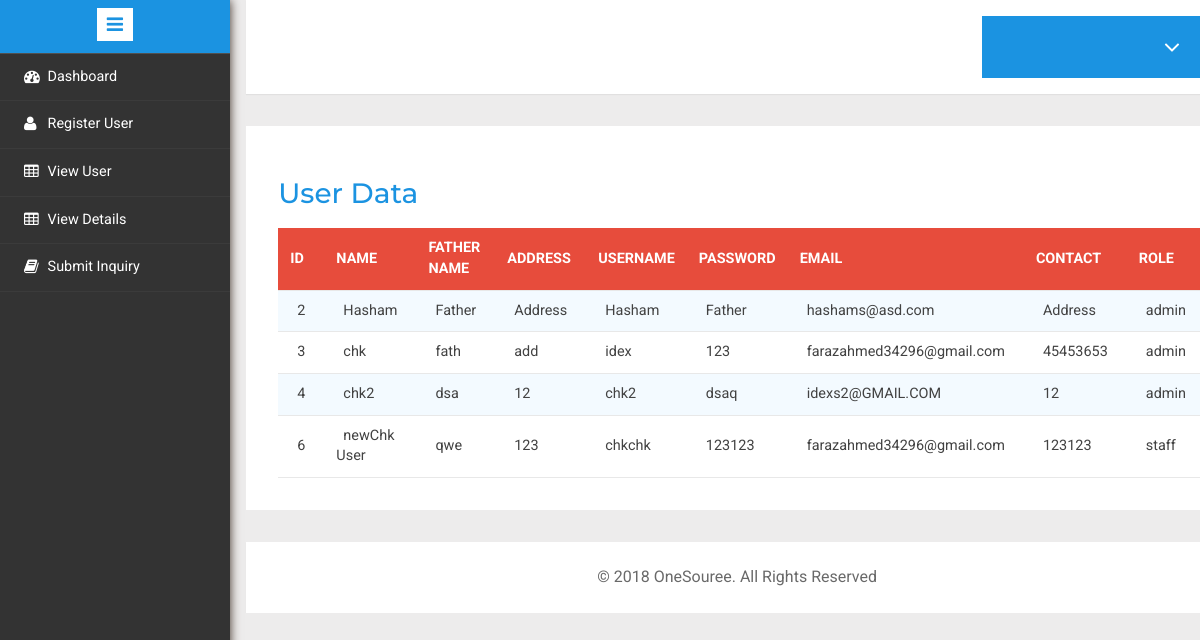
The app's page /viewUser.php with its own data.
### tables this page shows
CREATE TABLE `users` (
  `u_id` int(11) NOT NULL,
  `name` varchar(255) DEFAULT NULL,
  `fatherName` varchar(255) DEFAULT NULL,
  `address` varchar(255) DEFAULT NULL,
  `username` varchar(255) DEFAULT NULL,
  `pass` varchar(255) DEFAULT NULL,
  `email` varchar(255) DEFAULT NULL,
  `contact` varchar(255) DEFAULT NULL,
  `role` varchar(255) DEFAULT NULL,
  `url` varchar(255) NOT NULL
);

### viewUser.php (the view, shortened to what this page needs)
<!DOCTYPE HTML>
<html>
<head>
<link href="css/bootstrap.min.css" rel='stylesheet' type='text/css' />
<link href="css/style.css" rel='stylesheet' type='text/css' />
<link rel="stylesheet" href="css/morris.css" type="text/css"/>
<link href="css/font-awesome.css" rel="stylesheet">
<link rel="stylesheet" type="text/css" href="css/table-style.css" />
<link rel="stylesheet" type="text/css" href="css/basictable.css" />
<link rel="stylesheet" href="css/icon-font.min.css" type='text/css' />
</head>
<body>
   <div class="page-container">
<div class="left-content">
	   <div class="mother-grid-inner">
				<div class="header-main">
						<div class="profile_details w3l" style="float:right">
								<ul>
									<li class="dropdown profile_details_drop">
										<a href="#" class="dropdown-toggle" data-toggle="dropdown" aria-expanded="false">
											<div class="profile_img">
												<i class="fa fa-angle-down"></i>
												<div class="clearfix"></div>
											</div>
										</a>
									</li>
								</ul>
							</div>
				     <div class="clearfix"> </div>
				</div>
<div class="agile-grids">
				<div class="agile-tables">
					<div class="w3l-table-info w3l-table-hover">
					  <h2>User Data</h2>
                            <table id="table" class="table-hover">
						<thead>
						  <tr>
							<th>ID</th>
                            <th>Name</th>
                            <th>Father Name</th>
                            <th>Address</th>
							<th>Username</th>
							<th>Password</th>
							<th>Email</th>
							<th>Contact</th>
                            <th>Role</th>
						  </tr>
						</thead>
						<tbody>
<?php
include ('backend/DBConfig.php');
$q = mysqli_query($con,"select * from users where role!='guest'");
while($rows = mysqli_fetch_array($q))
{
    ?>
                                        <tr >
                                            <td><?php echo $rows['u_id']?></td>
                                            <td><?php echo $rows['name']?></td>
                                            <td><?php echo $rows['fatherName']?></td>
                                            <td><?php echo $rows['address']?></td>
                                            <td><?php echo $rows['username']?></td>
                                            <td><?php echo $rows['pass']?></td>
                                            <td><?php echo $rows['email']?></td>
                                            <td><?php echo $rows['contact']?></td>
                                            <td><?php echo $rows['role']?></td>
                                        </tr>
                                        <?php
}
    ?>
						</tbody>
					  </table>
					</div>
			</div>
<?php
include 'footerCopyright.php';
?>
</div>
</div>
				<div class="sidebar-menu">
					<header class="logo1">
						<a href="#" class="sidebar-icon"> <span class="fa fa-bars"></span> </a>
					</header>
                           <div class="menu">
									<ul id="menu" >
                  <?php
										include 'menu.php';
									?>
                   </ul>
								</div>
							  </div>
							</div>
</body>
</html>

### footerCopyright.php
<div class="copyrights">
	<p>&copy; 2018 OneSouree. All Rights Reserved </p>
</div>

### menu.php
<li id="dashboardId"><a href="dashboard.php"><i class="fa fa-tachometer"></i> <span>Dashboard</span><div class="clearfix"></div></a></li>
<li id="registerUserId"><a href="registerUser.php"><i class="fa fa-user" aria-hidden="true"></i><span>Register User</span><div class="clearfix"></div></a></li>
<li id="viewUserId"><a href="viewUser.php"><i class="fa fa-table" aria-hidden="true"></i><span>View User</span><div class="clearfix"></div></a></li>
<li id="viewDetailId"><a href="viewDetails.php"><i class="fa fa-table" aria-hidden="true"></i><span>View Details</span><div class="clearfix"></div></a></li>
<li id="submitInquiryId"><a onclick="submitInquiry()" href="javascript:void(0)"><i class="fa fa-book" aria-hidden="true"></i><span>Submit Inquiry</span><div class="clearfix"></div></a></li>

### css/table-style.css (style rules this page uses)
table { background: white; border-collapse: collapse; margin: 1.25em 0 0; width: 100%; }
table tr, table th, table td { border: none; border-bottom: 1px solid #e8e8e8; font-size: .95em; }
table th, table td { padding: 10px 12px; text-align: left; }
table th { background: #e74c3c; color: #fff; text-transform: uppercase; }
table tr td { background: #f3faff; color: #424242; }
table tr:nth-of-type(2n+2) td { background: #ffffff; }
table { width: 100%; }

### records on screen
users: u_id "2", name "Hasham", fatherName "Father", address "Address", username "Hasham", pass "Father", email "hashams@asd.com", contact "Address", role "admin"
users: u_id "3", name "chk", fatherName "fath", address "add", username "idex", pass "123", email "farazahmed34296@gmail.com", contact "45453653", role "admin"
users: u_id "4", name "chk2", fatherName "dsa", address "12", username "chk2", pass "dsaq", email "idexs2@GMAIL.COM", contact "12", role "admin"
users: u_id "6", name "newChk User", fatherName "qwe", address "123", username "chkchk", pass "123123", email "farazahmed34296@gmail.com", contact "123123", role "staff"
